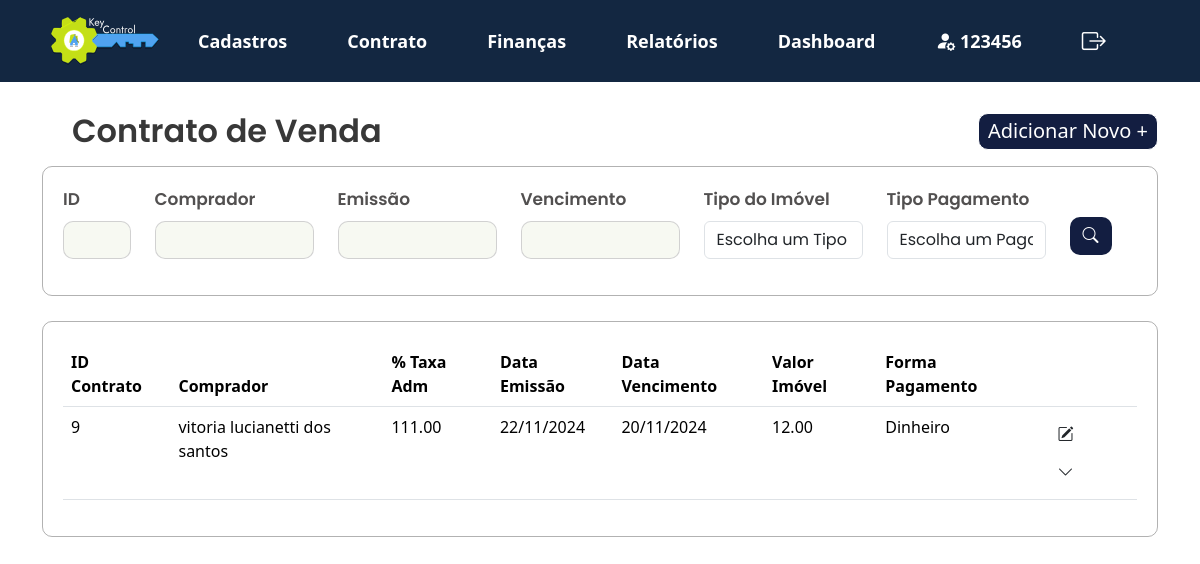
The app's page /KeyControl/projeto/views/lista_contrato_venda.php (signed in), older data.
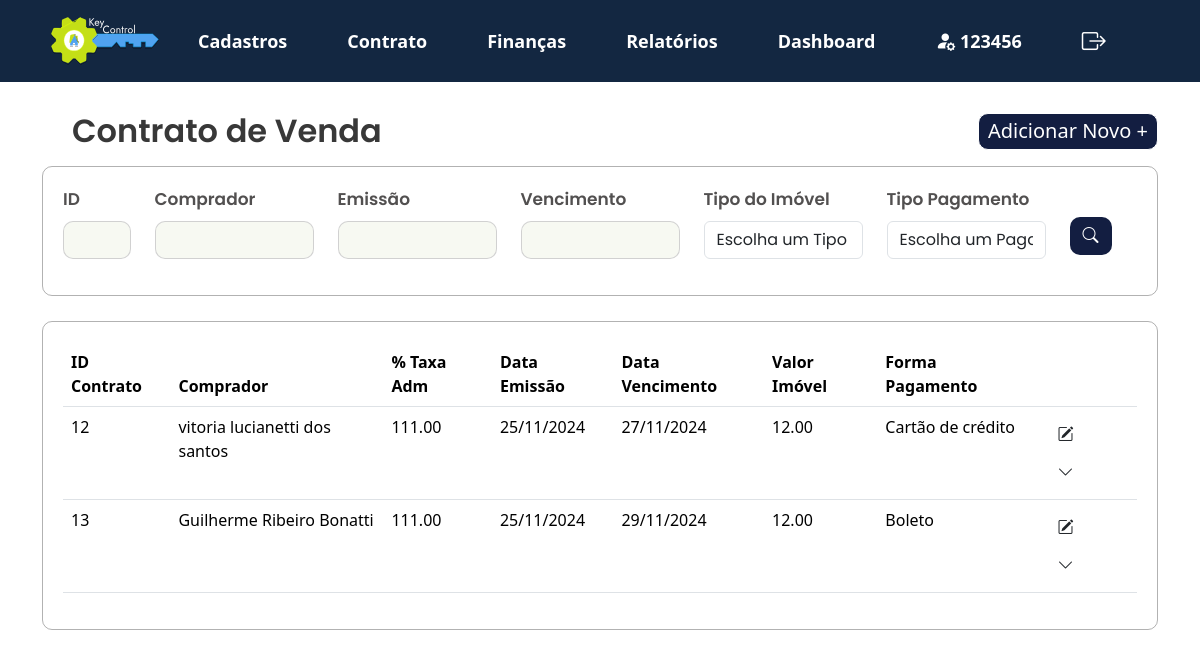
The same page, newer data.
### tables this page shows
CREATE TABLE `contrato_venda` (
  `id` int(11) NOT NULL,
  `comprador_nome` varchar(255) NOT NULL,
  `comprador_data_nascimento` date NOT NULL,
  `comprador_nacionalidade` varchar(100) NOT NULL,
  `comprador_cep` varchar(10) NOT NULL,
  `comprador_bairro` varchar(100) NOT NULL,
  `comprador_estado` varchar(100) NOT NULL,
  `comprador_cpf_cnpj` varchar(14) NOT NULL,
  `comprador_telefone` varchar(15) NOT NULL,
  `comprador_estado_civil` varchar(50) NOT NULL,
  `comprador_rua` varchar(255) NOT NULL,
  `comprador_complemento` varchar(255) DEFAULT NULL,
  `comprador_pais` varchar(100) NOT NULL,
  `comprador_rg_ie` varchar(15) NOT NULL,
  `comprador_email` varchar(255) NOT NULL,
  `comprador_profissao` varchar(100) NOT NULL,
  `comprador_numero` int(11) NOT NULL,
  `comprador_cidade` varchar(100) NOT NULL,
  `imovel_proprietario_cpf_cnpj` varchar(14) NOT NULL,
  `imovel_tipo` varchar(50) NOT NULL,
  `imovel_numero` int(11) NOT NULL,
  `imovel_cidade` varchar(100) NOT NULL,
  `imovel_taxa_venda` decimal(5,2) NOT NULL,
  `imovel_cep` varchar(10) NOT NULL,
  `imovel_bairro` varchar(100) NOT NULL,
  `imovel_estado` varchar(100) NOT NULL,
  `imovel_valor` decimal(15,2) NOT NULL,
  `imovel_registro` varchar(50) NOT NULL,
  `imovel_rua` varchar(255) NOT NULL,
  `imovel_complemento` varchar(255) DEFAULT NULL,
  `imovel_pais` varchar(100) NOT NULL,
  `data_emissao` date DEFAULT NULL,
  `data_vencimento` date DEFAULT NULL,
  `forma_pagamento` varchar(20) DEFAULT NULL,
  `id_imobiliaria` varchar(20) NOT NULL,
  `id_lancamento` int(11) NOT NULL
);

### KeyControl/projeto/app/controllers/filtro_contrato_venda.php (called while the page is built, shortened)
<?php
include '../app/controllers/db_conexao.php';
function buildQuery($contrato_id, $nome, $imovel_taxa_venda, $data_emissao, $data_vencimento, $imovel_valor, $tipo_imovel, $forma_pagamento) {
    $sql = "
        SELECT DISTINCT
            cv.id AS contrato_id,
            cv.comprador_nome,
            cv.imovel_taxa_venda,
            cv.data_emissao,
            cv.data_vencimento,
            cv.imovel_valor,
            cc.nome AS comprador_nome_completo,
            cc.cpf_cnpj AS comprador_cpf_cnpj,
            ci.cpf_cnpj_proprietario AS cpf_cnpj_proprietario,
            pc.nome AS nome_proprietario,
            cv.forma_pagamento
        FROM
            contrato_venda cv
        JOIN
            cadastro_cliente cc ON cv.comprador_cpf_cnpj = cc.cpf_cnpj
        JOIN
            cadastro_imovel ci ON cv.imovel_proprietario_cpf_cnpj = ci.cpf_cnpj_proprietario
        JOIN
            cadastro_cliente pc ON ci.cpf_cnpj_proprietario = pc.cpf_cnpj
        WHERE
            1=1";
    return $sql;
}
$contrato_id = $_POST['contrato_id'] ?? '';
$nome = $_POST['nome'] ?? '';
$imovel_taxa_venda = $_POST['imovel_taxa_venda'] ?? '';
$data_emissao = $_POST['data_emissao'] ?? '';
$data_vencimento = $_POST['data_vencimento'] ?? '';
$imovel_valor = $_POST['imovel_valor'] ?? '';
$tipo_imovel = $_POST['tipo_imovel'] ?? '';
$forma_pagamento = $_POST['forma_pagamento'] ?? '';
$contrato_id = htmlspecialchars($contrato_id);
$nome = htmlspecialchars($nome);
$imovel_taxa_venda = htmlspecialchars($imovel_taxa_venda);
$data_emissao = htmlspecialchars($data_emissao);
$data_vencimento = htmlspecialchars($data_vencimento);
$imovel_valor = htmlspecialchars($imovel_valor);
$tipo_imovel = htmlspecialchars($tipo_imovel);
$forma_pagamento = htmlspecialchars($forma_pagamento);
$sql = buildQuery($contrato_id, $nome, $imovel_taxa_venda, $data_emissao, $data_vencimento, $imovel_valor,  $tipo_imovel, $forma_pagamento);
try {
    $stmt = $pdo->prepare($sql);
    $stmt->execute();
    $result = $stmt->fetchAll(PDO::FETCH_ASSOC);
} catch (Exception $e) {
    echo "Erro na execução da consulta: " . htmlspecialchars($e->getMessage());
}
?>

### KeyControl/projeto/views/lista_contrato_venda.php (the view, shortened to what this page needs)
<?php
include_once '../app/controllers/filtro_contrato_venda.php';
?>
<!DOCTYPE html>
<html lang="pt-br">
<head>
    <link href="https://cdn.jsdelivr.net/npm/bootstrap@5.3.3/dist/css/bootstrap.min.css" rel="stylesheet">
    <link rel="stylesheet" href="../public/assets/js/menu.js">
    <link rel="stylesheet" href="https://cdn.jsdelivr.net/npm/bootstrap-icons@1.10.5/font/bootstrap-icons.css">
    <link rel="stylesheet" type="text/css" href="../public/assets/css/style2.css">
</head>
<body>
    <?php include 'navbar.php'; ?>
    <section>
        <div class="container">
            <div class="d-flex justify-content-between align-items-center mb-3">
                <h2 class="mb-0">Contrato de Venda</h2>
                <a href="../views/contrato_venda_imovel.php" class="button_adicionarnovo">Adicionar Novo +</a>
            </div>
        </div>
        <div class="container">
            <form method="POST" action="">
                <div class="filtros-container">
                    <div class="row g-12">
                        <div class="col-md-1">
                            <label for="contrato_id" class="form-label">ID</label>
                            <input type="text" id="contrato_id" class="form-control" name="contrato_id"
                                value="<?= htmlspecialchars($_POST['contrato_id'] ?? '') ?>">
                        </div>
                        <div class="col-md-2">
                            <label for="nome" class="form-label">Comprador</label>
                            <input type="text" id="nome" class="form-control" name="nome"
                                value="<?= htmlspecialchars($_POST['nome'] ?? '') ?>">
                        </div>
                        <div class="col-md-2">
                            <label for="data_emissao" class="form-label">Emissão</label>
                            <input type="text" id="data_emissao" class="form-control" name="data_emissao"
                                value="<?= htmlspecialchars($_POST['data_emissao'] ?? '') ?>" oninput="formatarData(this)" />
                        </div>
                        <div class="col-md-2">
                            <label for="data_vencimento" class="form-label">Vencimento</label>
                            <input type="text" id="data_vencimento" class="form-control" name="data_vencimento"
                                value="<?= htmlspecialchars($_POST['data_vencimento'] ?? '') ?>" oninput="formatarData(this)" />
                        </div>
                        <div class="col-md-2">
                            <label for="tipo_imovel" class="mb-2">Tipo do Imóvel</label>
                            <div class="position-relative">
                                <select class="form-control" name="tipo_imovel" id="tipo_imovel"
                                    onchange="checkSelection('tipo_imovel')">
                                    <option value="" disabled <?= !isset($_POST['tipo_imovel']) ? 'selected' : '' ?>>
                                        Escolha um Tipo</option>
                                </select>
                            </div>
                        </div>
                        <div class="col-sm-2">
                            <label for="forma_pagamento" class="mb-2">Tipo Pagamento</label>
                            <div class="position-relative">
                                <select class="form-control mb-3" name="forma_pagamento" id="forma_pagamento"
                                    onchange="checkSelection('forma_pagamento')">
                                    <option value="" disabled <?= !isset($_POST['forma_pagamento']) ? 'selected' : '' ?>>Escolha um Pagamento</option>
                                </select>
                            </div>
                        </div>
                        <div class="col-md-1">
                            <button class="btn btn-buscar" type="submit">
                                <i class="bi bi-search"></i>
                            </button>
                        </div>
                    </div>
                </div>
            </form>
        </div>
    </section>
    <section>
        <div class="container">
            <div class="card_relatório">
                <table class="table table-hover">
                    <thead>
                        <tr>
                            <th>ID Contrato</th>
                            <th>Comprador</th>
                            <th>% Taxa Adm</th>
                            <th>Data Emissão</th>
                            <th>Data Vencimento</</th>
                            <th>Valor Imóvel</th>
                            <th>Forma Pagamento</th>
                            <th></th>
                        </tr>
                    </thead>
                    <tbody>
                    <?php
                    if (isset($result) && count($result) > 0) {
                        foreach ($result as $row) {
                            echo "<tr>
                                <td>" . htmlspecialchars($row['contrato_id'] ?? '-') . "</td>
                                <td>" . htmlspecialchars($row['comprador_nome'] ?? '-') . "</td>
                                <td>" . htmlspecialchars($row['imovel_taxa_venda'] ?? '-') . "</td>
                                <td>" . htmlspecialchars(date("d/m/Y", strtotime($row['data_emissao'] ?? ''))) . "</td>
                                <td>" . htmlspecialchars(date("d/m/Y", strtotime($row['data_vencimento'] ?? ''))) . "</td>
                                <td>" . htmlspecialchars($row['imovel_valor'] ?? '-') . "</td>
                                <td>" . htmlspecialchars($row['forma_pagamento'] ?? '-') . "</td>
                                <td>
                                    <button class='btn' onclick=\"window.location.href='../views/modifica_contrato_venda.php?id=" . htmlspecialchars($row['contrato_id']) . "'\">
                                        <i class='bi bi-pencil-square'></i>
                                    </button>
                                    <button class='btn' onclick='toggleSubMenu(this)'>
                                        <i class='bi bi-chevron-down'></i>
                                    </button>
                                    <div class='submenu' style='display: none;'>
                                        <div class='submenu-options'>
                                            <button class='imprimir' title='Imprimir' onclick='redirectToRelatorio(" . htmlspecialchars($row['contrato_id']) . ")'>
                                                <i class='bi bi-printer'></i> Imprimir
                                            </button>
                                        </div>
                                    </div>
                                </td>
                            </tr>";
                        }
                    } else {
                        echo "<tr><td colspan='6'>Nenhum registro encontrado</td></tr>";
                    }
                    ?>
                </tbody>
                </table>
            </div>
        </div>
    </section>
</body>
</html>

### KeyControl/projeto/views/navbar.php (shortened to what this page needs)
<head>
  <link rel="stylesheet" type="text/css" href="../public/assets/css/style1.css">
</head>
<nav class="navbar navbar-expand-sm">
  <div class="container">
    <div class="collapse navbar-collapse" id="navbarNavDropdown">
      <ul class="navbar-nav align-items-center">
        <li>
          <a class="nav-link" href="../views/home.php"><img src="../public/assets/img/Logomarca.svg" width="110px"></a>
        </li>
      </ul>
      <ul class="navbar-nav align-items-center">
        <li class="nav-item dropdown">
          <a class="nav-link" href="#" id="drop" role="button" data-bs-toggle="dropdown" aria-expanded="false">
            Cadastros
          </a>
        </li>
      </ul>
      <ul class="navbar-nav align-items-center">
        <li class="nav-item dropdown">
          <a class="nav-link" href="#" id="drop" role="button" data-bs-toggle="dropdown" aria-expanded="false">
            Contrato
          </a>
        </li>
      </ul>
      <ul class="navbar-nav align-items-center">
        <li class="nav-item dropdown">
          <a class="nav-link" href="#" id="drop" role="button" data-bs-toggle="dropdown" aria-expanded="true">
            Finanças
          </a>
        </li>
      </ul>
      <ul class="navbar-nav align-items-center">
        <li class="nav-item dropdown">
          <a class="nav-link" href="#" id="drop" role="button" data-bs-toggle="dropdown" aria-expanded="false">
            Relatórios
          </a>
        </li>
      </ul>
      <ul class="navbar-nav align-items-center">
        <li class="nav-item dropdown">
          <a class="nav-link" href="../views/dashboard.php">Dashboard</a>
        </li>
      </ul>
      <ul class="navbar-nav align-items-center">
        <li class="nav-item dropdown">
          <a class="nav-link" href="../views/perfil.php"><i class="bi bi-person-fill-gear fs-5"></i>
          <?php
          $user_name = htmlspecialchars($_SESSION['user_name'] ?? 'Usuário');
          $first_name = explode(' ', $user_name)[0];
          echo $first_name;
          ?>
          </a>
        </li>
      </ul>
      <ul class="navbar-nav align-items-center">
        <li class="nav-item dropdown">
          <a class="nav-link" href="../app/controllers/logout.php"><i class="bi bi-box-arrow-right fs-4"></i></a>
        </li>
      </ul>
    </div>
  </div>
</nav>

### KeyControl/projeto/public/assets/css/style2.css (style rules this page uses)
h2 { font-family: "Poppins", sans-serif; font-weight: 600; font-style: normal; color: #383838; margin: 30px; }
.container h2 { position: relative; z-index: 1; }
nav { z-index: 3 !important; }
form { font-family: "Poppins", sans-serif; font-style: normal; font-weight: 600; font-size: 17px; color: rgb(82, 80, 80); }
input.form-control { background-color: #F7F9F2; color: #333; border: 0px; }
h2.mb-0 { margin-block: auto; }
.filtros-container input.form-control { border: 1px solid #3838383b; border-radius: 10px; }
.filtros-container { width: auto; height: auto; border: 1px solid #38383862; border-radius: 10px; padding: 20px; display: flex; }
.filtros-container .btn-buscar { margin-top: 30px; }
.btn-buscar { background-color: #131E41; color: white; border-radius: 10px; }
.card_relatório { width: auto; height: auto; border: 1px solid #38383862; border-radius: 10px; margin-top: 25px; margin-bottom: 20px; padding: 20px; }
.button_adicionarnovo { border: 1px solid; border-radius: 10px; background-color: #131E41; width: 180px; height: 37px; align-items: center; display: flex; justify-content: center; align-items: center; text-align: center; color: #ffffff; font-size: 20px; text-decoration: none; }

### KeyControl/projeto/public/assets/css/style1.css (style rules this page uses)
nav { background-color: #132741; margin-bottom: 30px; }
nav .nav-link { color: white; font-size: 18px; font-weight: 600; }
nav .nav-item { margin: 7px; padding: 0 15px; }
nav i { width: 100%; }

Row changes from the older to the newer data that the page shows:
removed contrato_venda: id "9", comprador_nome "vitoria lucianetti dos santos", imovel_taxa_venda "111.00", data_emissao "22/11/2024", data_vencimento "20/11/2024", imovel_valor "12.00", forma_pagamento "Dinheiro"
added contrato_venda: id "12", comprador_nome "vitoria lucianetti dos santos", imovel_taxa_venda "111.00", data_emissao "25/11/2024", data_vencimento "27/11/2024", imovel_valor "12.00", forma_pagamento "Cartão de crédito"
added contrato_venda: id "13", comprador_nome "Guilherme Ribeiro Bonatti", imovel_taxa_venda "111.00", data_emissao "25/11/2024", data_vencimento "29/11/2024", imovel_valor "12.00", forma_pagamento "Boleto"
